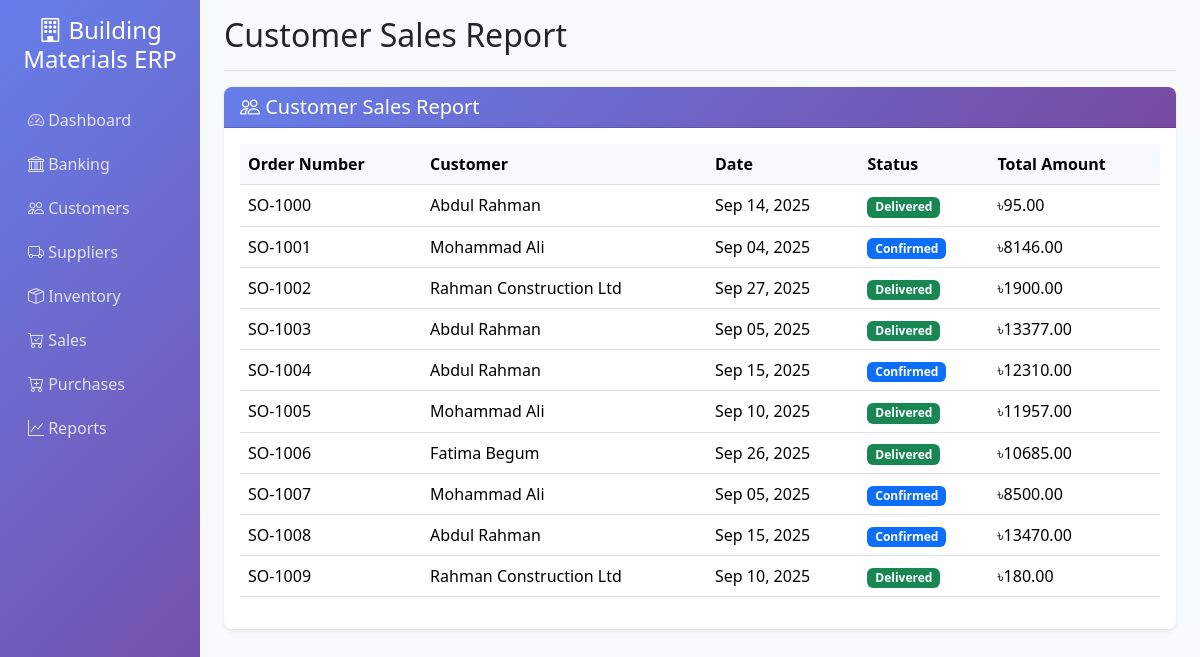
/sales/reports/customer/, run on the app's committed database.
### sales/models.py (models this page shows, shortened)
class SalesOrder(models.Model):
    ORDER_STATUS = [
        ('draft', 'Draft'),
        ('confirmed', 'Confirmed'),
        ('delivered', 'Delivered'),
        ('cancelled', 'Cancelled'),
    ]
    order_number = models.CharField(max_length=50, unique=True)
    customer = models.ForeignKey(Customer, on_delete=models.CASCADE)
    order_date = models.DateField()
    delivery_date = models.DateField()
    status = models.CharField(max_length=20, choices=ORDER_STATUS, default='draft')
    total_amount = models.DecimalField(max_digits=15, decimal_places=2, default=0)
    notes = models.TextField(blank=True)
    created_by = models.ForeignKey(User, on_delete=models.SET_NULL, null=True)
    created_at = models.DateTimeField(auto_now_add=True)
    updated_at = models.DateTimeField(auto_now=True)
    class Meta:
        verbose_name = "Sales Order"
        verbose_name_plural = "Sales Orders"

### customers/models.py (models this page shows, shortened)
class Customer(models.Model):
    CUSTOMER_TYPES = [
        ('retail', 'Retail'),
        ('wholesale', 'Wholesale'),
    ]
    name = models.CharField(max_length=200)
    customer_type = models.CharField(max_length=20, choices=CUSTOMER_TYPES)
    contact_person = models.CharField(max_length=100, blank=True)
    phone = models.CharField(max_length=20, blank=True)
    email = models.EmailField(blank=True)
    address = models.TextField(blank=True)
    city = models.CharField(max_length=100, blank=True)
    credit_limit = models.DecimalField(max_digits=15, decimal_places=2, default=0)
    opening_balance = models.DecimalField(max_digits=15, decimal_places=2, default=0)
    current_balance = models.DecimalField(max_digits=15, decimal_places=2, default=0)
    is_active = models.BooleanField(default=True)
    created_at = models.DateTimeField(auto_now_add=True)
    updated_at = models.DateTimeField(auto_now=True)
    class Meta:
        verbose_name = "Customer"
        verbose_name_plural = "Customers"

### sales/views.py (the view)
# urls.py: path('reports/customer/', views.SalesCustomerReportView.as_view(), name='sales_customer_report'),
class SalesCustomerReportView(ListView):
    model = SalesOrder
    template_name = 'sales/sales_customer_report.html'
    context_object_name = 'reports'

### templates/sales/sales_customer_report.html
{% extends 'base.html' %}
{% block page_title %}Customer Sales Report{% endblock %}
{% block content %}
<div class="row">
    <div class="col-12">
        <div class="card">
            <div class="card-header">
                <h5 class="mb-0">
                    <i class="bi bi-people"></i>
                    Customer Sales Report
                </h5>
            </div>
            <div class="card-body">
                {% if reports %}
                <div class="table-responsive">
                    <table class="table table-hover">
                        <thead>
                            <tr>
                                <th>Order Number</th>
                                <th>Customer</th>
                                <th>Date</th>
                                <th>Status</th>
                                <th>Total Amount</th>
                            </tr>
                        </thead>
                        <tbody>
                            {% for order in reports %}
                            <tr>
                                <td>{{ order.order_number }}</td>
                                <td>{{ order.customer.name }}</td>
                                <td>{{ order.order_date|date:"M d, Y" }}</td>
                                <td>
                                    <span class="badge bg-{% if order.status == 'delivered' %}success{% elif order.status == 'confirmed' %}primary{% else %}warning{% endif %}">
                                        {{ order.get_status_display }}
                                    </span>
                                </td>
                                <td>৳{{ order.total_amount|floatformat:2 }}</td>
                            </tr>
                            {% endfor %}
                        </tbody>
                    </table>
                </div>
                {% else %}
                <div class="text-center py-4">
                    <i class="bi bi-people text-muted" style="font-size: 3rem;"></i>
                    <p class="text-muted mt-3">No sales orders found.</p>
                </div>
                {% endif %}
            </div>
        </div>
    </div>
</div>
{% endblock %}

### templates/base.html (style rules this page uses)
.card { border: none; box-shadow: 0 0.125rem 0.25rem rgba(0, 0, 0, 0.075); border-radius: 0.5rem; }
.card-header { background: linear-gradient(135deg, #667eea 0%, #764ba2 100%); color: white; border-radius: 0.5rem 0.5rem 0 0 !important; }
.table th { background-color: #f8f9fa; border-top: none; }

### data on the page
SalesOrder: order_number "SO-1000", customer.name "Abdul Rahman", order_date "Sep 14, 2025", status "Delivered", total_amount "95.00"
SalesOrder: order_number "SO-1001", customer.name "Mohammad Ali", order_date "Sep 04, 2025", status "Confirmed", total_amount "8146.00"
SalesOrder: order_number "SO-1002", customer.name "Rahman Construction Ltd", order_date "Sep 27, 2025", status "Delivered", total_amount "1900.00"
SalesOrder: order_number "SO-1003", customer.name "Abdul Rahman", order_date "Sep 05, 2025", status "Delivered", total_amount "13377.00"
SalesOrder: order_number "SO-1004", customer.name "Abdul Rahman", order_date "Sep 15, 2025", status "Confirmed", total_amount "12310.00"
SalesOrder: order_number "SO-1005", customer.name "Mohammad Ali", order_date "Sep 10, 2025", status "Delivered", total_amount "11957.00"
SalesOrder: order_number "SO-1006", customer.name "Fatima Begum", order_date "Sep 26, 2025", status "Delivered", total_amount "10685.00"
SalesOrder: order_number "SO-1007", customer.name "Mohammad Ali", order_date "Sep 05, 2025", status "Confirmed", total_amount "8500.00"
SalesOrder: order_number "SO-1008", customer.name "Abdul Rahman", order_date "Sep 15, 2025", status "Confirmed", total_amount "13470.00"
SalesOrder: order_number "SO-1009", customer.name "Rahman Construction Ltd", order_date "Sep 10, 2025", status "Delivered", total_amount "180.00"
